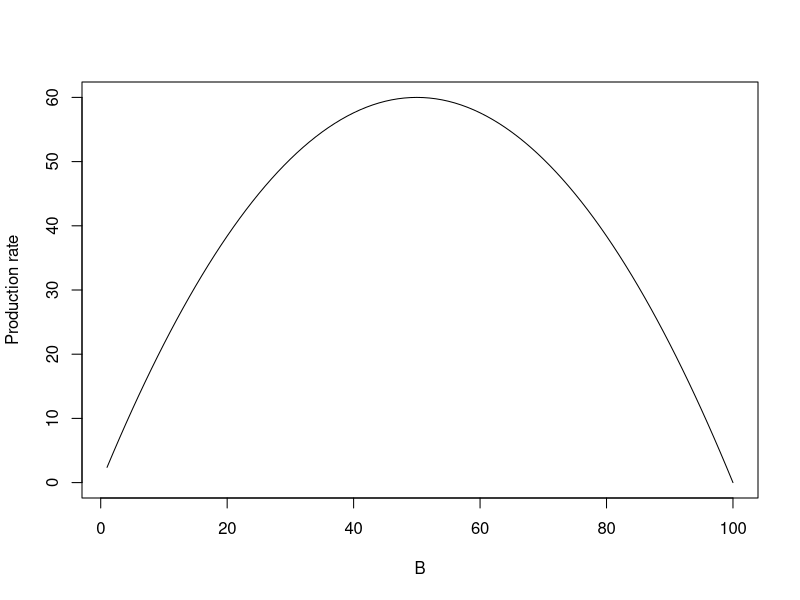
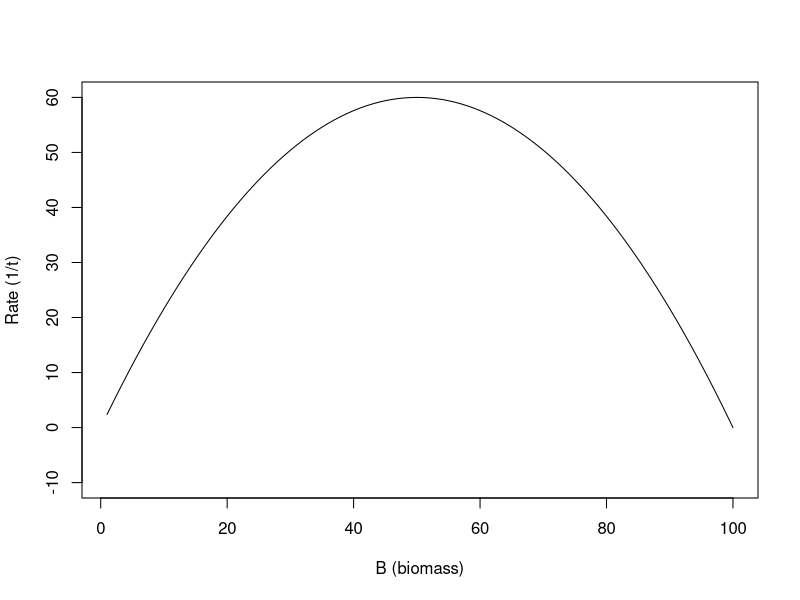
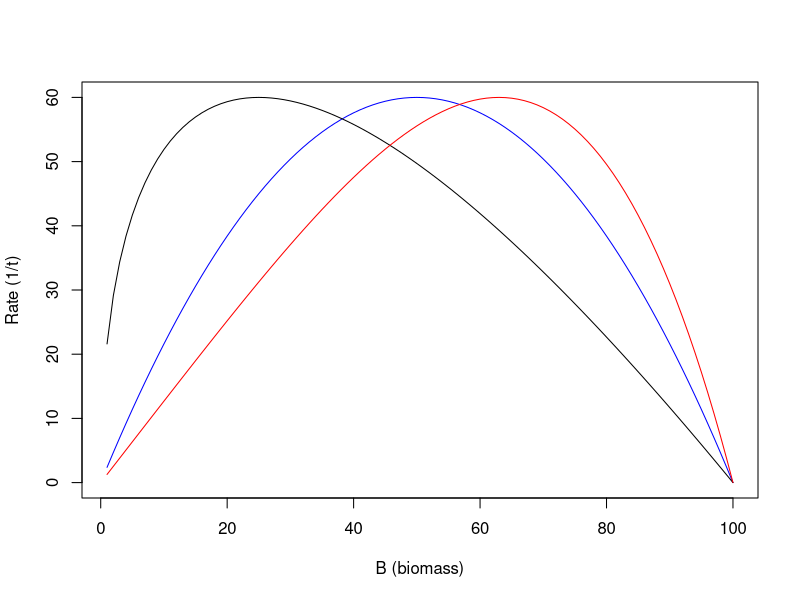

R code for these plots, in order:
## ---- chunk 1
knitr::opts_chunk$set(
  collapse = TRUE,
  comment = "#>",
  warning = FALSE,
  message = FALSE)
## ---- chunk 2
library(tidyverse)
## ---- chunk 3
fletcher <- function(B, Binf, m) {
  (4 * m) / Binf * (1 - B / Binf) * B
}
B <- 1:100
plot(B, type = "l", sapply(1:100, function(x) fletcher(x, 100, 60)), ylab = "Production rate")
## ---- chunk 4
PelTom <- function(B, m, Binf, n){
  gamma <- n^(n/(n-1))/(n-1)
  gamma*m*(B/Binf)-gamma*m*(B/Binf)^n
}
Pdot <- sapply(B, function(x) PelTom(x, m=60, Binf = 100, n = 2)) #same B as above
plot(B, Pdot, type = "l", ylim = c(-10, max(Pdot)), ylab = "Rate (1/t)", xlab = "B (biomass)")
## ---- chunk 5
Pdotm1 <- sapply(B, function(x) PelTom(x, m = 60, Binf = 100, n = 2)) #same B as above
Pdotm2 <- sapply(B, function(x) PelTom(x, m = 60, Binf = 100, n = 0.5)) #same B as above
Pdotm3 <- sapply(B, function(x) PelTom(x, m = 60, Binf = 100, n = 4)) #same B as above

plot(Pdotm1, type = "l", ylab = "Rate (1/t)", xlab = "B (biomass)", col = "blue")
lines(B, Pdotm2, col = "black")
lines(B, Pdotm3, col = "red")
